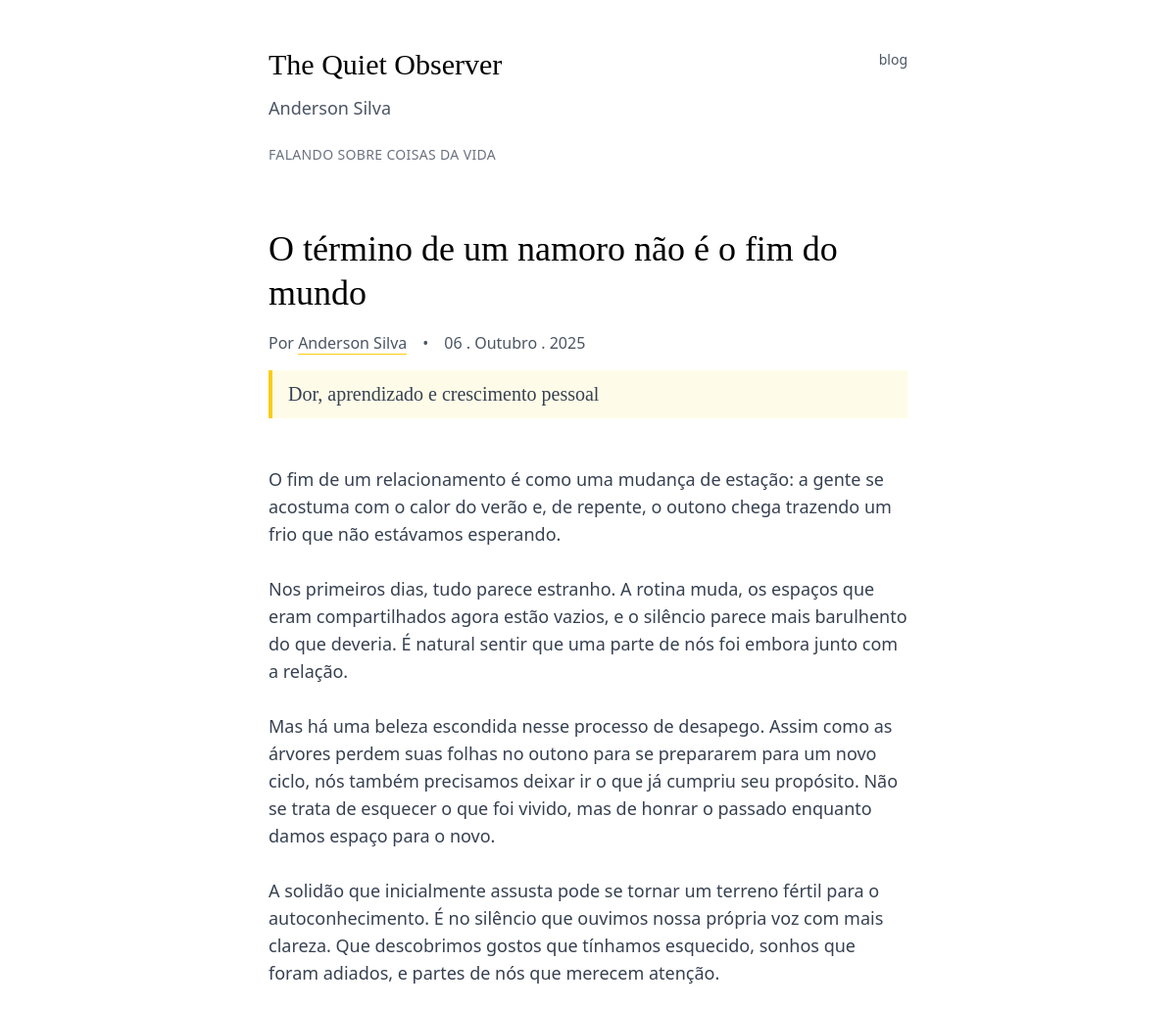
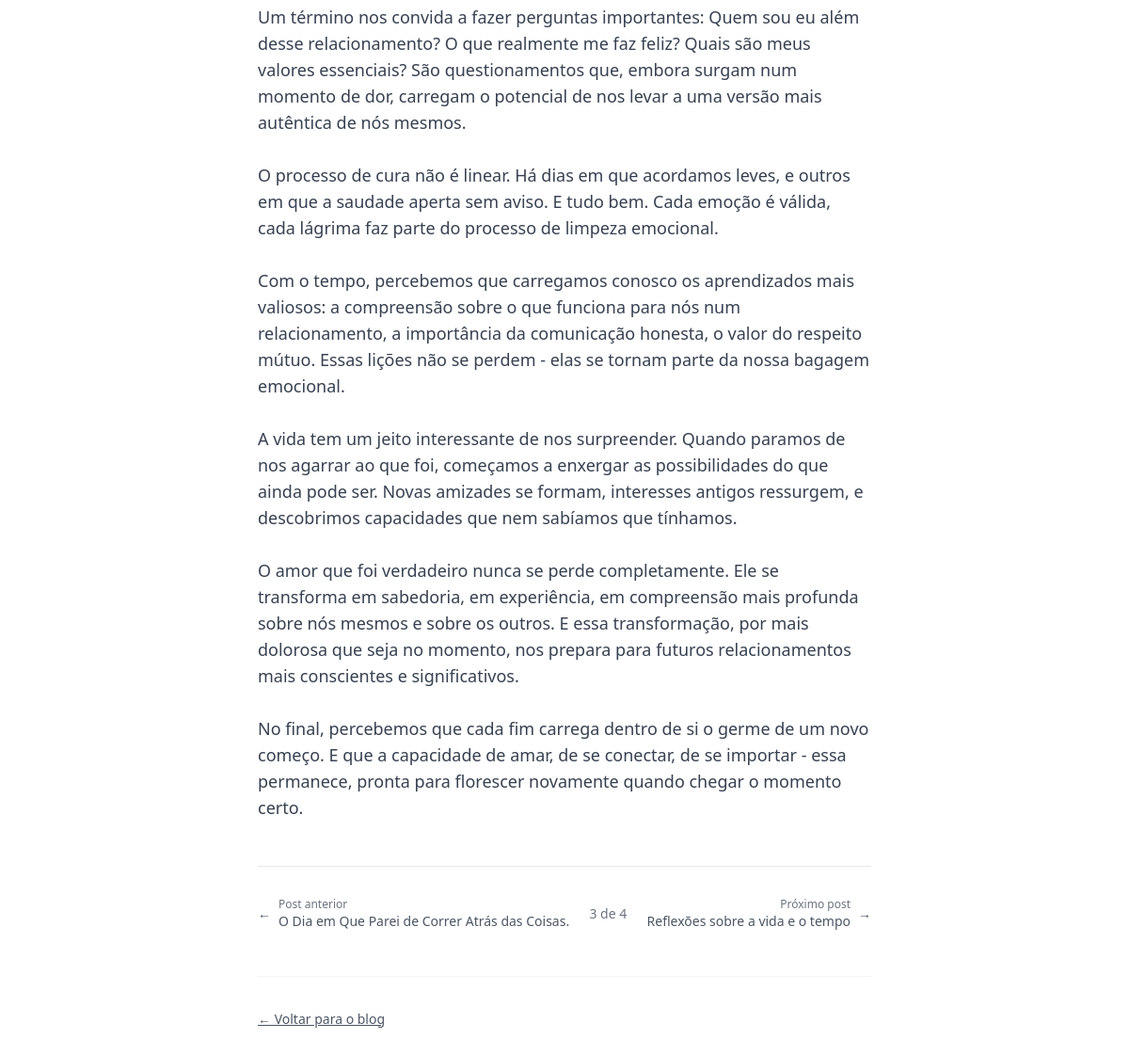
The page /o-termino-de-um-namoro-nao-e-o-fim-do-mundo/ on the database its author committed (2 pictures, top to bottom).
### posts/models.py (models this page shows, shortened)
class Post(models.Model):
    title = models.CharField(max_length=200)
    subtitle = models.CharField(max_length=300, blank=True, null=True)
    slug = models.SlugField(unique=True)
    content = models.TextField()
    published_at = models.DateTimeField(default=timezone.now)
    class Meta:
        ordering = ['-published_at']
    def get_absolute_url(self):
        return reverse('post_detail', args=[self.slug])

### posts/views.py (the view)
# urls.py: path('<slug:slug>/', views.post_detail, name='post_detail'),
def post_detail(request, slug):
    post = get_object_or_404(Post, slug=slug)
    all_posts = Post.objects.all().order_by('published_at')
    post_list = list(all_posts)
    current_index = None
    for i, p in enumerate(post_list):
        if p.id == post.id:
            current_index = i
            break
    previous_post = post_list[current_index - 1] if current_index > 0 else None
    next_post = post_list[current_index + 1] if current_index < len(post_list) - 1 else None
    return render(request, 'posts/post_detail.html', {
        'post': post,
        'previous_post': previous_post,
        'next_post': next_post,
        'post_number': current_index + 1 if current_index is not None else 1,
        'total_posts': len(post_list)
    })

### posts/templates/posts/post_detail.html (shortened to what this page needs)
<!DOCTYPE html>
{% load youtube %}
<html lang="pt-br">
<head>
    {% load static %}
    <script src="https://cdn.tailwindcss.com"></script>
</head>
<body class="bg-white text-black max-w-[700px] mx-auto px-6 py-12">
    <header class="mb-16">
        <div class="flex justify-between items-start">
            <div>
                <h1 class="text-3xl font-serif font-light mb-3">The Quiet Observer</h1>
                <p class="text-gray-600 mb-6 text-lg">
                    <a href="{% url 'sobre_mim' %}" class="hover:text-black transition duration-200">Anderson Silva</a>
                </p>
                <p class="text-sm text-gray-500 uppercase tracking-wide">Falando sobre coisas da vida</p>
            </div>
            <nav>
                <a href="{% url 'post_list' %}" class="text-gray-600 hover:text-black transition duration-200 text-sm">
                    blog
                </a>
            </nav>
        </div>
    </header>
    <main>
        <article class="space-y-12">
            <header class="space-y-6">
                <div class="space-y-4">
                    <h1 class="text-4xl font-serif font-light leading-tight">{{ post.title }}</h1>
                    <div class="flex items-center space-x-4 text-gray-600">
                        <p>Por <a href="{% url 'sobre_mim' %}" class="hover:text-black transition duration-200 border-b border-yellow-400">Anderson Silva</a></p>
                        <span>•</span>
                        <time>{{ post.published_at|date:"d . F . Y" }}</time>
                    </div>
                    {% if post.subtitle %}
                        <p class="text-xl text-gray-700 font-serif leading-relaxed border-l-4 border-yellow-400 pl-4 py-2 bg-yellow-50">
                            {{ post.subtitle }}
                        </p>
                    {% endif %}
                </div>
            </header>
            <div class="text-gray-700 leading-relaxed space-y-8">
                <div class="post-conteudo space-y-6 text-lg">
                    {{ post.content|linebreaksbr }}
                </div>
            </div>
            <div class="flex justify-between items-center pt-8 border-t border-gray-200">
                {% if next_post %}
                    <a href="{{ next_post.get_absolute_url }}" class="text-gray-600 hover:text-black transition duration-200 text-sm group">
                        <span class="flex items-center space-x-2">
                            <span class="group-hover:-translate-x-1 transition duration-200">←</span>
                            <span>
                                <span class="text-xs text-gray-500 block">Post anterior</span>
                                {{ next_post.title }}
                            </span>
                        </span>
                    </a>
                {% else %}
                    <span></span>
                {% endif %}
                <span class="text-gray-500 text-sm">
                    {% if post_number and total_posts %}
                        {{ post_number }} de {{ total_posts }}
                    {% endif %}
                </span>
                {% if previous_post %}
                    <a href="{{ previous_post.get_absolute_url }}" class="text-gray-600 hover:text-black transition duration-200 text-sm group text-right">
                        <span class="flex items-center space-x-2 justify-end">
                            <span>
                                <span class="text-xs text-gray-500 block">Próximo post</span>
                                {{ previous_post.title }}
                            </span>
                            <span class="group-hover:translate-x-1 transition duration-200">→</span>
                        </span>
                    </a>
                {% else %}
                    <span></span>
                {% endif %}
            </div>
            <footer class="pt-8 border-t border-gray-100">
                <a href="{% url 'post_list' %}" class="text-gray-600 hover:text-black transition duration-200 text-sm underline">
                    ← Voltar para o blog
                </a>
            </footer>
        </article>
    </main>
</body>
</html>

### rows shown on the page
Post: title "O término de um namoro não é o fim do mundo", published_at "06 . Outubro . 2025", subtitle "Dor, aprendizado e crescimento pessoal", content "O fim de um relacionamento é como uma mudança de estação: a gente se acostuma com o calor do verão e, de repente, o outono chega trazendo um frio que não estávamos esperando. Nos primeiros dias, tudo parece estranho. A rotina muda, os espaços que eram compartilhados agora estão vazios, e o silêncio parece mais barulhento do que deveria. É natural sentir que uma parte de nós foi embora junto com a relação. Mas há uma beleza escondida nesse processo de desapego. Assim como as árvores perdem suas folhas no outono para se prepararem para um novo ciclo, nós também precisamos deixar ir o que já cumpriu seu propósito. Não se trata de esquecer o que foi vivido, mas de honrar o passado enquanto…"
Post: title "O Dia em Que Parei de Correr Atrás das Coisas."
Post: title "Reflexões sobre a vida e o tempo"

### other values the page prints
{{ post_number }} "3"
{{ total_posts }} "4"
